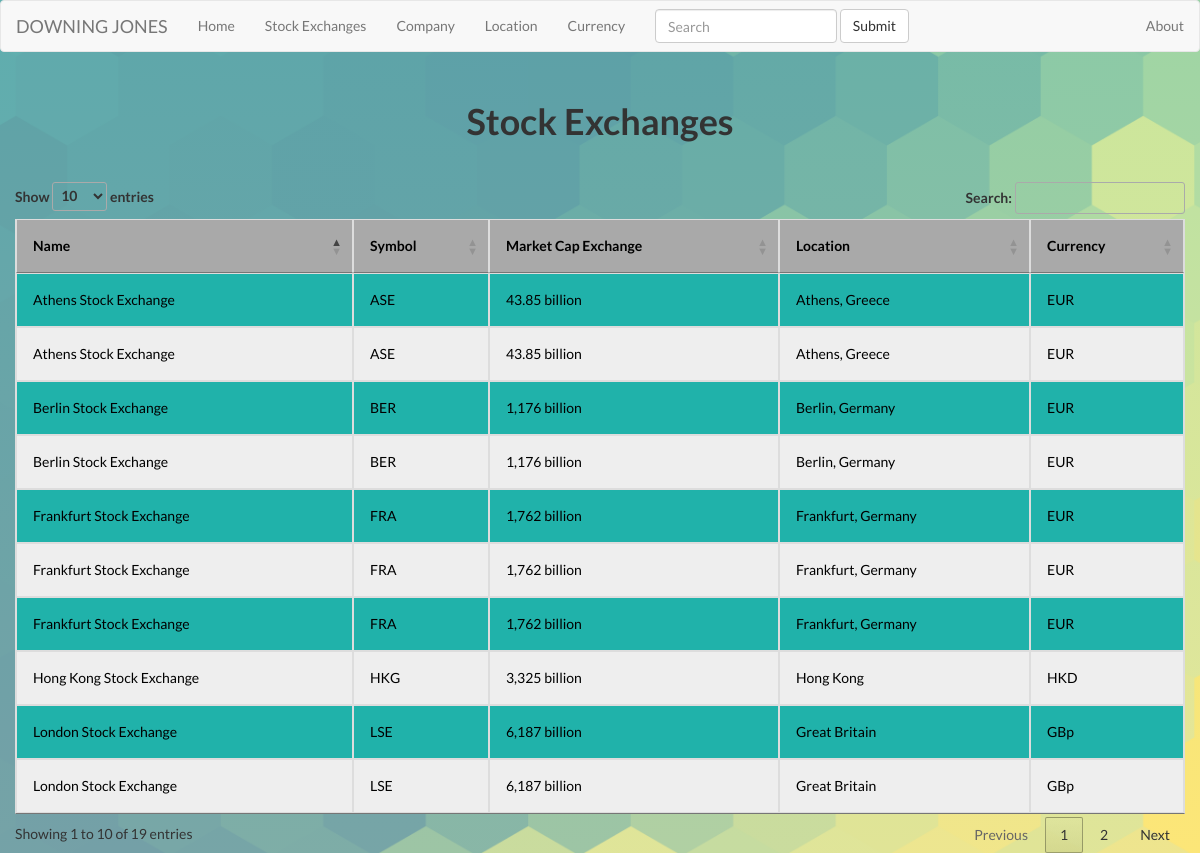
The page /stockmarkets on the database its author committed.
### FlaskApp/DowningJones/models.py (models this page shows, shortened)
class Exchange(db.Model):
    rowid = db.Column(db.Integer, primary_key=True)
    exchange = db.Column(db.String(80))
    name = db.Column(db.String(80))
    market_cap_exchange = db.Column(db.String(80))
    currency = db.Column(db.String(80))
    location = db.Column(db.String(80))

### FlaskApp/DowningJones/__init__.py (the view)
@app.route ( '/stockmarkets' )
def stockmarkets ():
	markets = Exchange.query.distinct(Exchange.name)
	return render_template('stockmarkets.html',
							title='Exchanges',
							markets=markets)

### FlaskApp/DowningJones/templates/stockmarkets.html (shortened to what this page needs)
{% extends "layout.html" %}
{% block body %}
<div class="container-fluid">
    <div class="row" style="padding:30px">
        <div class="col-md-4 col-xs-6"></div>
            <div class="col-md-4 col-xs-6" style="text-align: center">
                <h1 style = "font-weight : bold">Stock Exchanges</h1>
            </div>
        </div>
        <table id="stocktable" class="table table-hover table-striped table-responsive table-bordered">
            <thead>
                <tr>
                    <th id="name">Name</th>
                    <th id="symbol">Symbol</th>
                    <th id="market_cap_exchange">Market Cap Exchange</th>
                    <th id="location">Location</th>
                    <th id="currency">Currency</th>
                </tr>
            </thead>
            <tbody>
                {% for market in markets %}
                <tr>
                    <td><a href="/stockmarkets/{{market.rowid}}">{{ market.name }}<a></td>
                    <td>{{ market.exchange }}</td>
                    <td>{{ market.market_cap_exchange }}</td>
                    <td><a href="/locations/{{market.rowid}}">{{ market.location }}<a></td>
                    <td><a href="/currencies/{{market.rowid}}">{{ market.currency }}<a></td>
                </tr>
                {% endfor %}
            </tbody>
        </table>
</div>
<link rel="stylesheet" href="http://cdn.datatables.net/1.10.2/css/jquery.dataTables.min.css"></style>
{% endblock %}

### FlaskApp/DowningJones/static/style.css (style rules this page uses)
html, body { padding:0; margin:0; }
table { background-color:#a9a9a9; margin:auto; }
table, th, td { border: 1px solid black; border-collapse: collapse; color:black; }
th, td { padding: 16px !important; }
td { text-align: left; }
body { background-size: cover; }
.table-striped>tbody>tr:nth-child(odd)>td, .table-striped>tbody>tr:nth-child(odd)>th { background-color: lightseagreen; }
.table-striped>tbody>tr:nth-child(even)>td, .table-striped>tbody>tr:nth-child(even)>th { background-color: #eeeeee; }

### FlaskApp/DowningJones/templates/layout.html (style rules this page uses)
body { background:linear-gradient(rgba(200,265,265,0.45), rgba(265,265,265,0.45)), url("static/background3.png"); background-size: cover; font-family: 'Lato', sans-serif; }
tr,tbody,a,td { color:black; font-family: 'Lato', sans-serif; }

### rows shown on the page
Exchange: name "London Stock Exchange", exchange "LSE", market_cap_exchange "6,187 billion", location "Great Britain", currency "GBp"
Exchange: name "Athens Stock Exchange", exchange "ASE", market_cap_exchange "43.85 billion", location "Athens, Greece", currency "EUR"
Exchange: name "Frankfurt Stock Exchange", exchange "FRA", market_cap_exchange "1,762 billion", location "Frankfurt, Germany", currency "EUR"
Exchange: name "Frankfurt Stock Exchange", exchange "FRA", market_cap_exchange "1,762 billion", location "Frankfurt, Germany", currency "EUR"
Exchange: name "London Stock Exchange", exchange "LSE", market_cap_exchange "6,187 billion", location "Great Britain", currency "GBp"
Exchange: name "Berlin Stock Exchange", exchange "BER", market_cap_exchange "1,176 billion", location "Berlin, Germany", currency "EUR"
Exchange: name "Berlin Stock Exchange", exchange "BER", market_cap_exchange "1,176 billion", location "Berlin, Germany", currency "EUR"
Exchange: name "Frankfurt Stock Exchange", exchange "FRA", market_cap_exchange "1,762 billion", location "Frankfurt, Germany", currency "EUR"
Exchange: name "Athens Stock Exchange", exchange "ASE", market_cap_exchange "43.85 billion", location "Athens, Greece", currency "EUR"
Exchange: name "Hong Kong Stock Exchange", exchange "HKG", market_cap_exchange "3,325 billion", location "Hong Kong", currency "HKD"
